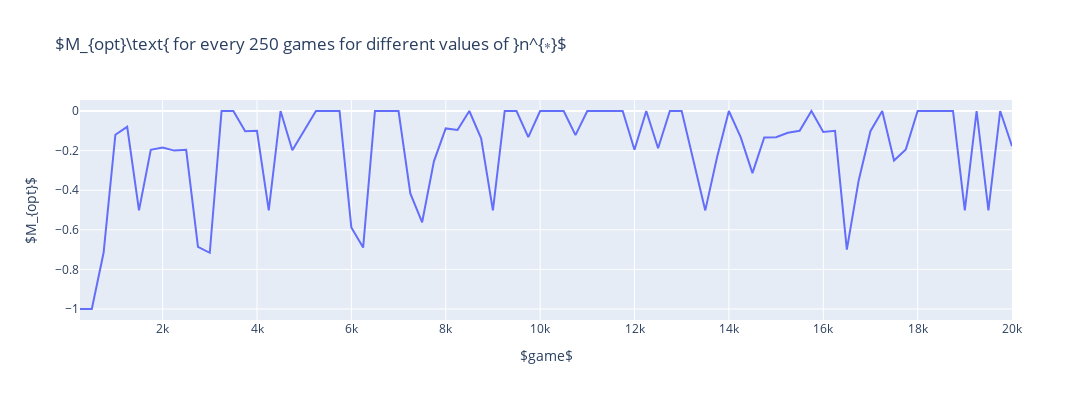

The cell this chart's notebook holds for it:
### Code cell
fig = go.Figure()

for i, y_i in enumerate(n_star_M_opts):
    fig.add_trace(go.Scatter(x=x, y=y_i, mode='lines',name=r'$n^* = %d$' % n_star_list[i]))

fig.update_layout(
    title=r'$M_{opt}\text{ for every %d games for different values of }n^{∗}$' % averaging_steps,
    xaxis_title=r'$game$',
    yaxis_title=r'$M_{opt}$',
    width=1200, height=400
)

fig.show()

### Figure 1 — Plotly figure (JSON) as saved in the notebook; plotly's stock layout.template omitted (floating-point values rounded to 4 significant figures)
{"data": [{"mode": "lines", "name": "$n^* = 500$", "type": "scatter", "x": [249, 499, 749, 999, 1249, 1499, 1749, 1999, 2249, 2499, 2749, 2999, 3249, 3499, 3749, 3999, 4249, 4499, 4749, 4999, 5249, 5499, 5749, 5999, 6249, 6499, 6749, 6999, 7249, 7499, 7749, 7999, 8249, 8499, 8749, 8999, 9249, 9499, 9749, 9999, 10249, 10499, 10749, 10999, 11249, 11499, 11749, 11999, 12249, 12499, 12749, 12999, 13249, 13499, 13749, 13999, 14249, 14499, 14749, 14999, 15249, 15499, 15749, 15999, 16249, 16499, 16749, 16999, 17249, 17499, 17749, 17999, 18249, 18499, 18749, 18999, 19249, 19499, 19749, 19999], "y": [-1, -1, -0.716, -0.12, -0.08, -0.502, -0.196, -0.184, -0.2, -0.196, -0.686, -0.716, 0, 0, -0.102, -0.1, -0.502, 0, -0.198, -0.1, 0, 0, 0, -0.588, -0.69, 0, 0, 0, -0.416, -0.562, -0.254, -0.088, -0.096, 0, -0.138, -0.502, 0, 0, -0.132, 0, 0, 0, -0.122, 0, 0, 0, 0, -0.196, 0, -0.188, 0, 0, -0.248, -0.502, -0.234, 0, -0.132, -0.314, -0.134, -0.132, -0.11, -0.1, 0, -0.106, -0.1, -0.7, -0.352, -0.102, 0, -0.25, -0.194, 0, 0, 0, 0, -0.502, 0, -0.502, 0, -0.178]}], "layout": {"height": 400, "title": {"text": "$M_{opt}\\text{ for every 250 games for different values of }n^{∗}$"}, "width": 1200, "xaxis": {"title": {"text": "$game$"}}, "yaxis": {"title": {"text": "$M_{opt}$"}}}}
